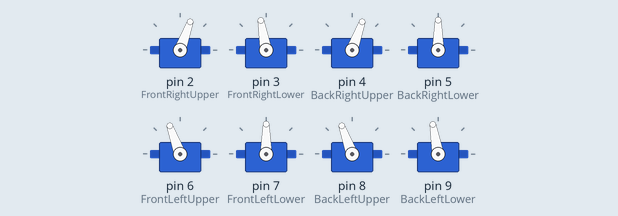
A sketch run on a simulated Arduino Uno, built with avr-gcc and run on an emulated ATmega328P. Parts: 8 × servo.

Above: at 0.05 s.
At 10.0 s:
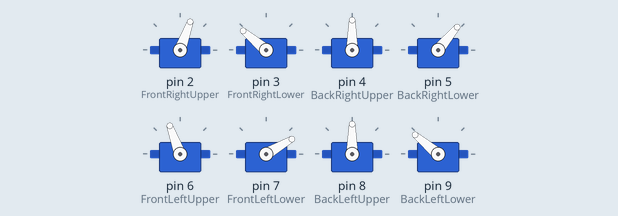
Timing chart, 0 to 13.0 s (numbered marks = the images above):
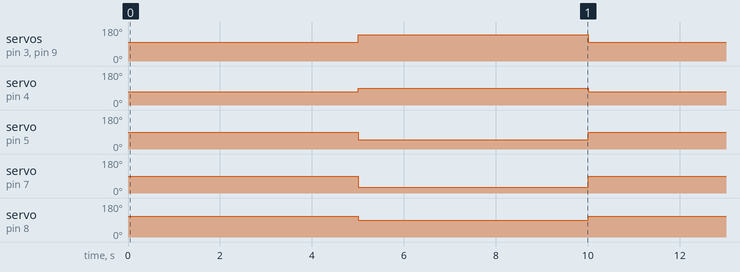

Measured:
- by itself, servo on pin 3 (FrontRightLower), servo on pin 9 (BackLeftLower): alternates 140° for 5.0 s and 100° for 5.0 s
- by itself, servo on pin 4 (BackRightUpper): alternates 90° for 5.0 s and 70° for 5.0 s
- by itself, servo on pin 5 (BackRightLower): alternates 90° for 5.0 s and 50° for 5.0 s
- by itself, servo on pin 7 (FrontLeftLower): alternates 90° for 5.0 s and 30° for 5.0 s
- by itself, servo on pin 8 (BackLeftUpper): alternates 110° for 5.0 s and 90° for 5.0 s

The sketch:

Positions.ino
```cpp
#include <Servo.h>


Servo FrontRightUpper;
Servo FrontRightLower;
Servo BackRightUpper;
Servo BackRightLower;
Servo FrontLeftUpper;
Servo FrontLeftLower;
Servo BackLeftUpper;
Servo BackLeftLower;

int XRU = 70;
int XLU = 110;


int FrontRightUpperAngle = 60;
int FrontRightUpperInc = 1;
int FrontRightUpperDelay = 20;


void setup() {
  // put your setup code here, to run once:

FrontRightUpper.attach(2);
FrontRightLower.attach(3);
BackRightUpper.attach(4);
BackRightLower.attach(5);
FrontLeftUpper.attach(6);
FrontLeftLower.attach(7);
BackLeftUpper.attach(8);
BackLeftLower.attach(9);
}

void loop() {
  // put your main code here, to run repeatedly:


//  Angle90();

  StandPosition();
  delay(5000);
  SitPosition();
  delay(5000);
}

void StandPosition()
{

  FrontRightUpper.write(70);
  FrontRightLower.write(100);
  BackRightUpper.write(70);
  BackRightLower.write(90);
  FrontLeftUpper.write(110);
  FrontLeftLower.write(90);
  BackLeftUpper.write(110);
  BackLeftLower.write(100);

}

void SitPosition()
{

  FrontRightUpper.write(70);
  FrontRightLower.write(140);
  BackRightUpper.write(90);
  BackRightLower.write(50);
  FrontLeftUpper.write(110);
  FrontLeftLower.write(30);
  BackLeftUpper.write(90);
  BackLeftLower.write(140);

}

void Angle90()
{

  FrontRightUpper.write(90);
  FrontRightLower.write(90);
  BackRightUpper.write(90);
  BackRightLower.write(90);
  FrontLeftUpper.write(90);
  FrontLeftLower.write(90);
  BackLeftUpper.write(90);
  BackLeftLower.write(90);

}
```
